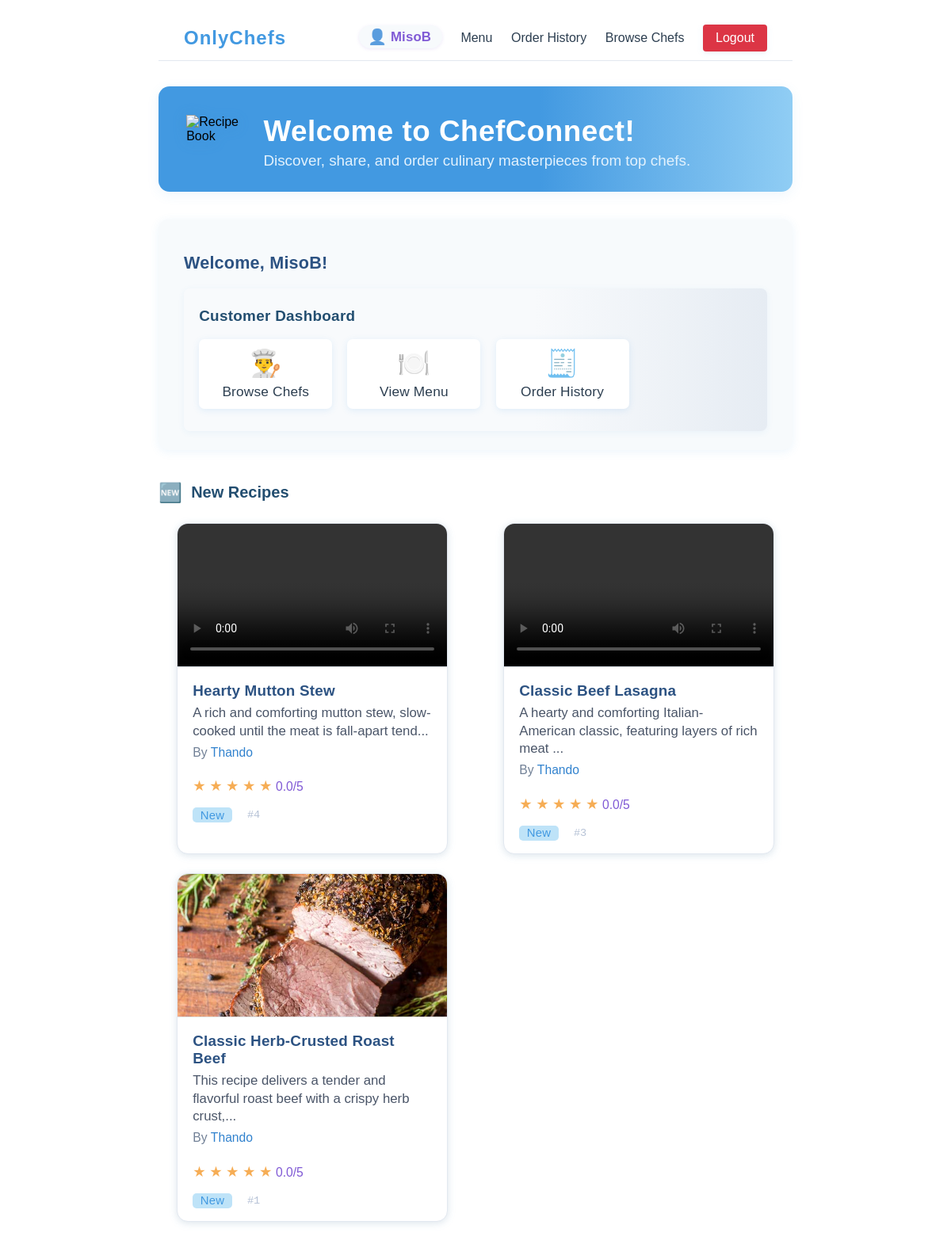
Screenshot of /home (signed in) with the database file from the repository.
### tables this page shows
CREATE TABLE users (
                id INTEGER PRIMARY KEY AUTOINCREMENT,
                username TEXT UNIQUE NOT NULL,
                password TEXT NOT NULL,
                user_type TEXT NOT NULL DEFAULT 'customer'  -- Add user_type column
            , profile_info TEXT);

CREATE TABLE recipes (
                id INTEGER PRIMARY KEY AUTOINCREMENT,
                chef_id INTEGER NOT NULL,
                title TEXT NOT NULL,
                description TEXT,
                ingredients TEXT,
                instructions TEXT, image_filename TEXT, video_filename TEXT, rating INTEGER DEFAULT 0, comment TEXT,
                FOREIGN KEY (chef_id) REFERENCES users(id)
            );

### app.py (the view)
@app.route("/home")
def home():
    if 'username' not in session:
        flash("Please login first", "error")
        return redirect(url_for('login'))
    with get_db_connection() as conn:
        user = conn.execute(
            "SELECT user_type FROM users WHERE username=?", (session['username'],)
        ).fetchone()
        user_type = user['user_type'] if user else 'customer'
        latest_recipes = conn.execute(
            """
            SELECT recipes.*, users.username as chef_name FROM recipes
            JOIN users ON recipes.chef_id = users.id
            ORDER BY recipes.id DESC LIMIT 5
            """
        ).fetchall()
    return render_template("home.html", username=session['username'], user_type=user_type, latest_recipes=latest_recipes)

### app.py (called while the page is built)
def get_db_connection():
    conn = sqlite3.connect(DB_PATH)
    conn.row_factory = sqlite3.Row
    return conn

### templates/home.html (shortened to what this page needs)
{% include 'navbar.html' %}
<!doctype html>
<html lang="en">
<head>
    <link rel="stylesheet" href="{{ url_for('static', filename='style.css') }}">
</head>
<body>
    <div class="container-fade fade-section">
    <div class="hero-section" style="background:linear-gradient(90deg,#4299e1 60%,#90cdf4 100%);border-radius:14px;padding:2.2rem 2.2rem 1.7rem 2.2rem;margin-bottom:2.2rem;box-shadow:0 4px 16px rgba(66,153,225,0.09);display:flex;align-items:center;gap:1.7rem;">
        <img src="https://img.icons8.com/ios-filled/100/ffffff/recipe-book.png" alt="Recipe Book" style="width:70px;height:70px;filter:drop-shadow(0 2px 8px #3182ce55);animation:bounceIn 1.1s cubic-bezier(.4,0,.2,1);">
        <div>
            <h1 style="margin:0;color:#fff;font-size:2.3rem;letter-spacing:0.5px;font-weight:700;animation:fadeInUp 1.1s;">Welcome to ChefConnect!</h1>
            <div style="color:#e3f2fd;font-size:1.18rem;margin-top:0.3rem;animation:fadeInUp 1.3s;">Discover, share, and order culinary masterpieces from top chefs.</div>
        </div>
    </div>
    <div class="welcome-box" style="box-shadow:0 2px 12px #4299e11a; border-radius: 12px; background: #f7fafc; padding: 1.5rem 2rem; margin-bottom: 2rem;">
        <h2 style="font-size:1.35rem;font-weight:700;color:#2c5282;letter-spacing:0.2px;">Welcome, {{ username }}!</h2>
        {% if user_type == 'chef' %}
        <div class="customer-dashboard" style="background:linear-gradient(90deg,#f8fafc 60%,#e6ecf3 100%);box-shadow:0 2px 8px #3182ce11;">
            <div class="dashboard-title" style="font-size:1.18rem;font-weight:700;color:#234e70;letter-spacing:0.3px;">Chef Dashboard</div>
            <div class="dashboard-actions" style="animation:fadeInUp 0.7s;">
                <a href="{{ url_for('manage_recipes') }}" class="dashboard-action" tabindex="0" aria-label="Manage Recipes">
                    <span class="dashboard-icon" aria-hidden="true">🍳</span>
                    <span>Manage Recipes</span>
                </a>
                <a href="{{ url_for('add_recipe') }}" class="dashboard-action" tabindex="0" aria-label="Add Recipe">
                    <span class="dashboard-icon" aria-hidden="true">➕</span>
                    <span>Add Recipe</span>
                </a>
                <a href="{{ url_for('view_orders') }}" class="dashboard-action" tabindex="0" aria-label="View Orders">
                    <span class="dashboard-icon" aria-hidden="true">📦</span>
                    <span>View Orders</span>
                </a>
                <a href="{{ url_for('edit_profile') }}" class="dashboard-action" tabindex="0" aria-label="Edit Profile">
                    <span class="dashboard-icon" aria-hidden="true">📝</span>
                    <span>Edit Profile</span>
                </a>
                <a href="{{ url_for('chef_profile', username=username) }}" class="dashboard-action" tabindex="0" aria-label="Your Chef Profile">
                    <span class="dashboard-icon" aria-hidden="true">👤</span>
                    <span>Your Chef Profile</span>
                </a>
            </div>
        </div>
        {% else %}
        <div class="customer-dashboard" style="background:linear-gradient(90deg,#f8fafc 60%,#e6ecf3 100%);box-shadow:0 2px 8px #3182ce11;">
            <div class="dashboard-title" style="font-size:1.18rem;font-weight:700;color:#234e70;letter-spacing:0.3px;">Customer Dashboard</div>
            <div class="dashboard-actions" style="animation:fadeInUp 0.7s;">
                <a href="{{ url_for('browse_chefs') }}" class="dashboard-action">
                    <span class="dashboard-icon">👨‍🍳</span>
                    <span>Browse Chefs</span>
                </a>
                <a href="{{ url_for('view_menu') }}" class="dashboard-action">
                    <span class="dashboard-icon">🍽️</span>
                    <span>View Menu</span>
                </a>
                <a href="{{ url_for('order_history') }}" class="dashboard-action">
                    <span class="dashboard-icon">🧾</span>
                    <span>Order History</span>
                </a>
            </div>
        </div>
        {% endif %}
    </div>
    <div class="recipes-section" style="margin-top:2.5rem;">
        <div class="recipes-title"><span style="font-size:1.5rem;">🆕</span> New Recipes</div>
        {% if latest_recipes and latest_recipes|length > 0 %}
        <div class="minimal-recipe-list" style="display:grid;grid-template-columns:repeat(auto-fit,minmax(260px,1fr));gap:1.5rem;">
            {% for recipe in latest_recipes %}
            <a href="{{ url_for('recipe_detail', recipe_id=recipe['id']) }}" class="vertical-recipe-card" style="text-decoration:none; color:inherit;">
                {% if recipe['video_filename'] %}
                    <video class="vertical-recipe-video" controls preload="metadata" style="width:100%;height:180px;object-fit:cover;display:block;border-bottom:1px solid #e2e8f0;border-radius:10px 10px 0 0;">
                        <source src="{{ url_for('static', filename='recipe_videos/' ~ recipe['video_filename']) }}" type="video/mp4">
                    </video>
                {% elif recipe['image_filename'] %}
                    <img src="{{ url_for('static', filename='recipe_images/' ~ recipe['image_filename']) }}" class="vertical-recipe-img" alt="Recipe Image" style="border-radius:10px 10px 0 0;">
                {% else %}
                    <div class="vertical-recipe-img placeholder-img" style="border-radius:10px 10px 0 0;">No Image</div>
                {% endif %}
                <div class="vertical-recipe-info" style="padding:1.2rem 1.2rem 1rem 1.2rem;">
                    <div class="vertical-recipe-title" style="font-size:1.18rem;">{{ recipe['title'] }}</div>
                    {% if recipe['description'] %}
                        <div class="vertical-recipe-desc" style="font-size:1.05rem;">{{ recipe['description'][:80] }}{% if recipe['description']|length > 80 %}...{% endif %}</div>
                    {% endif %}
                    <div class="vertical-recipe-chef">By <span>{{ recipe['chef_name'] }}</span></div>
                    <div style="margin:0.7rem 0 0.2rem 0;">
                        {% set avg_rating = recipe['avg_rating'] if 'avg_rating' in recipe else 0 %}
                        <span style="color:#f6ad55;">
                            {% for i in range(1,6) %}
                                <span style="font-size:1.15em;">&#9733;</span>{% if i == avg_rating|round(0,'floor') %}<span style="color:#cbd5e0;">{% endif %}{% endfor %}
                        </span>
                        <span style="color:#805ad5;font-size:0.98em;">{{ '%.1f'|format(avg_rating|float) }}/5</span>
                    </div>
                    <div class="vertical-recipe-meta">
                        <span class="vertical-recipe-tag">New</span>
                        <span class="vertical-recipe-id">#{{ recipe['id'] }}</span>
                    </div>
                </div>
            </a>
            {% endfor %}
        </div>
        {% endif %}
    </div>
    </div>
</body>
</html>

### templates/navbar.html (shortened to what this page needs)
<!doctype html>
<nav class="navbar">
    <div class="nav-container">
        <a href="{{ url_for('home') }}" class="brand">OnlyChefs</a>
        <div class="nav-links">
            {% if session.get('username') %}
                <span class="nav-user" title="Logged in as {{ session['username'] }}">
                    <span class="nav-user-icon">👤</span> {{ session['username'] }}
                </span>
                {% if session.get('user_type') == 'chef' %}
                    <a href="{{ url_for('manage_recipes') }}">Manage Recipes</a>
                    <a href="{{ url_for('view_orders') }}">View Orders</a>
                    <a href="{{ url_for('edit_profile') }}">Edit Profile</a>
                    <a href="{{ url_for('chef_profile', username=session['username']) }}">Profile</a>
                {% elif session.get('user_type') == 'customer' %}
                    <a href="{{ url_for('view_menu') }}">Menu</a>
                    <a href="{{ url_for('order_history') }}">Order History</a>
                {% endif %}
                <a href="{{ url_for('browse_chefs') }}">Browse Chefs</a>
                <form action="{{ url_for('logout') }}" method="get" style="display:inline;">
                    <button type="submit" class="logout-btn">Logout</button>
                </form>
            {% else %}
                <a href="{{ url_for('login') }}">Login</a>
                <a href="{{ url_for('signup') }}">Sign Up</a>
            {% endif %}
        </div>
    </div>
</nav>

### static/style.css (style rules this page uses)
form { display: flex; flex-direction: column; gap: 1.5rem; }
button, .btn-modern, .ai-suggest-btn, .voice-btn { background: var(--main-theme, #4299e1); color: #fff; border: none; border-radius: 7px; padding: 0.7rem 1.3rem; font-size: 1.05rem; font-weight: 500; cursor: pointer; box-shadow: 0 2px 8px #4299e11a; transition: background 0.18s, box-shadow 0.18s, transform 0.13s; }
.vertical-recipe-card { display: flex; flex-direction: column; align-items: stretch; background: #fff; border-radius: 14px; box-shadow: 0 2px 12px rgba(44,82,130,0.07); border: 1.5px solid #e2e8f0; overflow: hidden; max-width: 340px; min-width: 220px; margin: 0 auto; transition: box-shadow 0.18s, border 0.18s; }
.vertical-recipe-img { width: 100%; height: 180px; object-fit: cover; background: #f8f9fa; display: block; border-bottom: 1px solid #e2e8f0; }
.vertical-recipe-info { display: flex; flex-direction: column; gap: 0.3rem; padding: 1.1rem 1.1rem 1rem 1.1rem; }
.vertical-recipe-title { font-size: 1.13rem; font-weight: 600; color: #234e70; margin-bottom: 0.08rem; letter-spacing: 0.2px; }
.vertical-recipe-desc { color: #4a5568; font-size: 1.01rem; margin-bottom: 0.1rem; line-height: 1.35; }
.vertical-recipe-chef { color: #7b8794; font-size: 0.95rem; margin-bottom: 0.05rem; }
.vertical-recipe-chef span { color: #3182ce; font-weight: 500; }
.vertical-recipe-meta { display: flex; gap: 0.7rem; margin-top: 0.1rem; align-items: center; }
.vertical-recipe-tag { background: #bee3f8; color: #234e70; font-size: 0.85rem; padding: 2px 8px; border-radius: 6px; font-weight: 500; letter-spacing: 0.2px; }
.vertical-recipe-id { color: #a0aec0; font-size: 0.85rem; font-family: monospace; }
.minimal-recipe-list { display: grid; grid-template-columns: repeat(auto-fit, minmax(240px, 1fr)); gap: 1.3rem; margin-bottom: 1.5rem; }
body { font-family: Arial, sans-serif; max-width: 800px; margin: 0 auto; padding: 20px; }
.welcome-box { background-color: #f5f5f5; border-radius: 5px; padding: 20px; margin-top: 20px; }
.logout-btn { background-color: #dc3545; color: white; padding: 8px 16px; text-decoration: none; border-radius: 4px; }
.minimal-recipe-list { display: flex; flex-direction: column; gap: 1.1rem; margin-bottom: 1.5rem; }
.customer-dashboard { background: #f8fafc; border-radius: 8px; padding: 1.5rem 1.2rem 1.2rem 1.2rem; margin-top: 1.2rem; box-shadow: 0 1px 6px rgba(0,0,0,0.03); }
.dashboard-title { font-size: 1.13rem; font-weight: 500; color: #2c5282; margin-bottom: 1.1rem; letter-spacing: 0.2px; }
.dashboard-actions { display: flex; gap: 1.2rem; flex-wrap: wrap; justify-content: flex-start; }
.dashboard-action { display: flex; flex-direction: column; align-items: center; background: #fff; border-radius: 7px; padding: 1.1rem 1.2rem 0.8rem 1.2rem; box-shadow: 0 1px 4px rgba(66,153,225,0.06); text-decoration: none; color: #2c3e50; min-width: 120px; transition: box-shadow 0.18s, background 0.18s; font-size: 1rem; margin-bottom: 0.5rem; }
.dashboard-icon { font-size: 2.1rem; margin-bottom: 0.4rem; }

### templates/navbar.html (style rules this page uses)
.navbar { background: #fff; border-bottom: 1px solid #e2e8f0; padding: 0.7rem 0; margin-bottom: 2rem; }
.nav-container { max-width: 1100px; margin: 0 auto; display: flex; align-items: center; justify-content: space-between; padding: 0 2rem; }
.brand { font-size: 1.5rem; font-weight: bold; color: #4299e1; text-decoration: none; letter-spacing: 1px; }
.nav-links a { margin-left: 1.2rem; color: #2c3e50; text-decoration: none; font-size: 1rem; transition: color 0.2s; }
.nav-user { margin-left: 1.2rem; color: #805ad5; font-weight: 600; font-size: 1.05rem; display: inline-flex; align-items: center; gap: 0.3rem; background: #f7fafc; border-radius: 16px; padding: 0.18rem 0.85rem 0.18rem 0.7rem; box-shadow: 0 1px 4px #805ad522; letter-spacing: 0.01em; }
.nav-user-icon { font-size: 1.15em; opacity: 0.7; }
.logout-btn { margin-left: 1.2rem; background-color: #dc3545; color: white; padding: 8px 16px; text-decoration: none; border-radius: 4px; border: none; font-size: 1rem; font-weight: 500; cursor: pointer; transition: background 0.18s; }

### rows the page displays
users: username "MisoB"
recipes: title "Hearty Mutton Stew", description "A rich and comforting mutton stew, slow-cooked until the meat is fall-apart tend", chef_name "Thando", avg_rating "0.0", id "4"
recipes: title "Classic Beef Lasagna", description "A hearty and comforting Italian-American classic, featuring layers of rich meat", chef_name "Thando", avg_rating "0.0", id "3"
recipes: image_filename (picture), title "Classic Herb-Crusted Roast Beef", description "This recipe delivers a tender and flavorful roast beef with a crispy herb crust,", chef_name "Thando", avg_rating "0.0", id "1"
